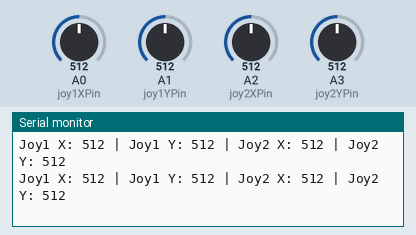
Recording of a sketch running on a simulated Arduino Uno, built with avr-gcc and run on an emulated ATmega328P. Shown: the last lines printed to the serial monitor. Inputs (shaded band) come from the test bench; at power-on: A0 (joy1XPin) = 512, A1 (joy1YPin) = 512, A2 (joy2XPin) = 512, A3 (joy2YPin) = 512. No radio packets arrive unless stated.

Above: at 1.2 s.
1.3 s: A0 (joy1XPin) set to 107
At 1.4 s:
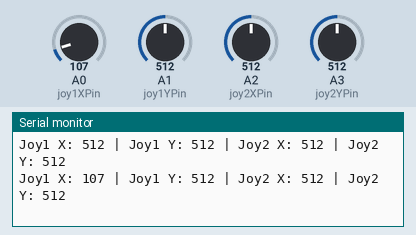
4.3 s: A0 (joy1XPin) set to 95
At 4.39 s:
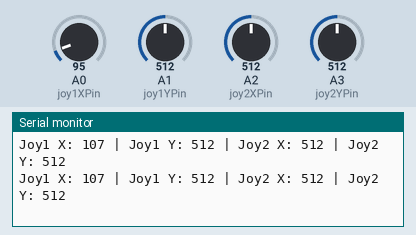
7.3 s: A1 (joy1YPin) set to 110
At 7.38 s:
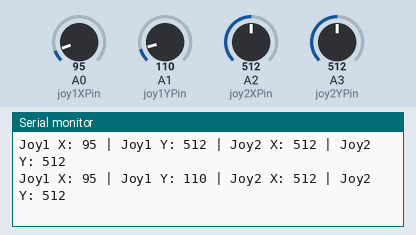
10.3 s: A1 (joy1YPin) set to 90
At 10.37 s:
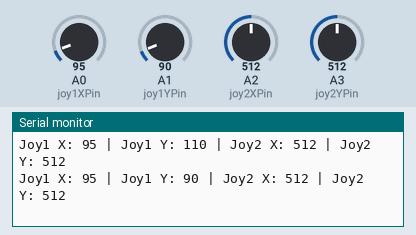
Timing chart, 0 to 13.3 s (numbered marks = the images above; inputs shaded):
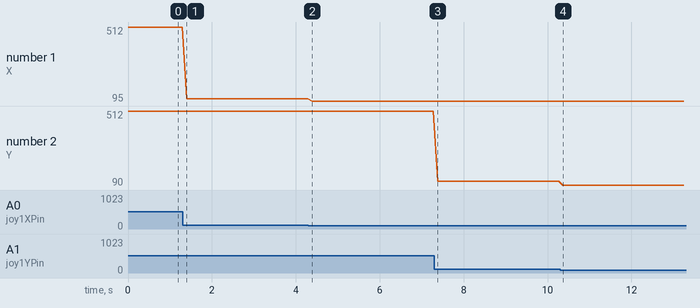

The sketch:

transmitter_untested_for_trainer_plane.ino
```cpp
#include <SPI.h>
#include <nRF24L01.h>
#include <RF24.h>

// Define the pins for the joysticks
const int joy1XPin = A0;
const int joy1YPin = A1;
const int joy2XPin = A2;
const int joy2YPin = A3;

// Define the pins for the NRF24L01
const int CE_PIN = 9;
const int CSN_PIN = 10;

// Create an RF24 object
RF24 radio(CE_PIN, CSN_PIN);

// Define the address for the NRF24L01 communication
const byte address[6] = "00001";

// Structure to hold the joystick values
struct Data_Package {
  int joy1X;
  int joy1Y;
  int joy2X;
  int joy2Y;
};

Data_Package data;

// Function to read and smooth joystick values
int readJoystick(int pin) {
  const int numReadings = 10;
  int readings[numReadings];
  int total = 0;

  for (int i = 0; i < numReadings; i++) {
    readings[i] = analogRead(pin);
    total += readings[i];
  }

  return total / numReadings;
}

void setup() {
  // Start the serial communication
  Serial.begin(9600);

  // Initialize the NRF24L01
  radio.begin();
  radio.openWritingPipe(address);
  radio.setPALevel(RF24_PA_HIGH); // Set power level to high for maximum range
  radio.setDataRate(RF24_250KBPS); // Set data rate to 250kbps for better range
  radio.setAutoAck(false); // Disable acknowledgment
  radio.stopListening();

  // Initialize the joystick pins
  pinMode(joy1XPin, INPUT);
  pinMode(joy1YPin, INPUT);
  pinMode(joy2XPin, INPUT);
  pinMode(joy2YPin, INPUT);
}

void loop() {
  // Read and smooth the joystick values
  data.joy1X = readJoystick(joy1XPin);
  data.joy1Y = readJoystick(joy1YPin);
  data.joy2X = readJoystick(joy2XPin);
  data.joy2Y = readJoystick(joy2YPin);

  // Send the data
  radio.write(&data, sizeof(Data_Package));

  // Debugging: Print the joystick values to the serial monitor
  Serial.print("Joy1 X: ");
  Serial.print(data.joy1X);
  Serial.print(" | Joy1 Y: ");
  Serial.print(data.joy1Y);
  Serial.print(" | Joy2 X: ");
  Serial.print(data.joy2X);
  Serial.print(" | Joy2 Y: ");
  Serial.println(data.joy2Y);

  // Small delay to avoid flooding the serial monitor
  delay(100);
}
```

Measured:
- after the input at 1.3 s, the serial monitor: prints a new line after 0.10 s (image 1)
- after the input at 7.3 s, the serial monitor: prints a new line after 0.08 s (image 3)
- after the input at 10.3 s, the serial monitor: prints a new line after 0.07 s (image 4)
- plotted number 1: 512 → 107 after the input at 1.3 s, 107 → 95 after the input at 4.3 s
- plotted number 2: 512 → 110 after the input at 7.3 s, 110 → 90 after the input at 10.3 s
